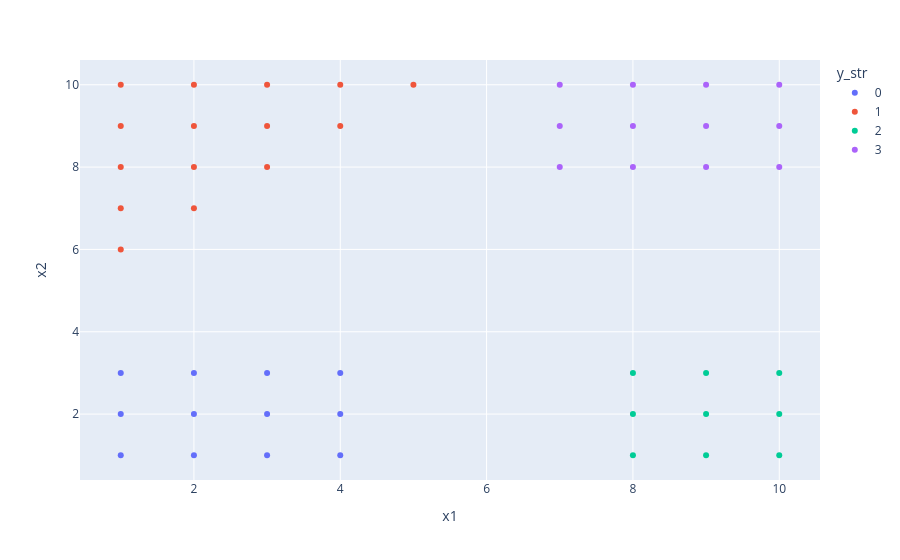

The cell this chart's notebook holds for it:
### Code cell
df = pd.read_csv('Data/data0.txt', header=None, delimiter=' ')
df.drop(columns=[3], inplace=True)

df.columns = ['x1', 'x2', 'y']
df['y_str'] = df['y'].astype(str)

fig = px.scatter(df, x='x1', y='x2', color='y_str')
fig.show()

### Figure 1 — Plotly figure (JSON) as saved in the notebook; plotly's stock layout.template omitted (floating-point values rounded to 4 significant figures)
{"data": [{"hovertemplate": "y_str=0<br>x1=%{x}<br>x2=%{y}<extra></extra>", "legendgroup": "0", "marker": {"color": "#636efa", "symbol": "circle"}, "mode": "markers", "name": "0", "orientation": "v", "showlegend": true, "type": "scatter", "x": [1, 1, 1, 2, 2, 2, 3, 3, 3, 4, 4, 4], "xaxis": "x", "y": [1, 2, 3, 1, 2, 3, 1, 2, 3, 1, 2, 3], "yaxis": "y"}, {"hovertemplate": "y_str=1<br>x1=%{x}<br>x2=%{y}<extra></extra>", "legendgroup": "1", "marker": {"color": "#EF553B", "symbol": "circle"}, "mode": "markers", "name": "1", "orientation": "v", "showlegend": true, "type": "scatter", "x": [1, 1, 1, 1, 1, 2, 2, 2, 2, 3, 3, 3, 4, 4, 5], "xaxis": "x", "y": [6, 7, 8, 9, 10, 7, 8, 9, 10, 8, 9, 10, 9, 10, 10], "yaxis": "y"}, {"hovertemplate": "y_str=2<br>x1=%{x}<br>x2=%{y}<extra></extra>", "legendgroup": "2", "marker": {"color": "#00cc96", "symbol": "circle"}, "mode": "markers", "name": "2", "orientation": "v", "showlegend": true, "type": "scatter", "x": [8, 8, 8, 9, 9, 9, 10, 10, 10], "xaxis": "x", "y": [1, 2, 3, 1, 2, 3, 1, 2, 3], "yaxis": "y"}, {"hovertemplate": "y_str=3<br>x1=%{x}<br>x2=%{y}<extra></extra>", "legendgroup": "3", "marker": {"color": "#ab63fa", "symbol": "circle"}, "mode": "markers", "name": "3", "orientation": "v", "showlegend": true, "type": "scatter", "x": [7, 7, 7, 8, 8, 8, 9, 9, 9, 10, 10, 10], "xaxis": "x", "y": [8, 9, 10, 8, 9, 10, 8, 9, 10, 8, 9, 10], "yaxis": "y"}], "layout": {"legend": {"title": {"text": "y_str"}, "tracegroupgap": 0}, "margin": {"t": 60}, "xaxis": {"anchor": "y", "domain": [0, 1], "title": {"text": "x1"}}, "yaxis": {"anchor": "x", "domain": [0, 1], "title": {"text": "x2"}}}}
